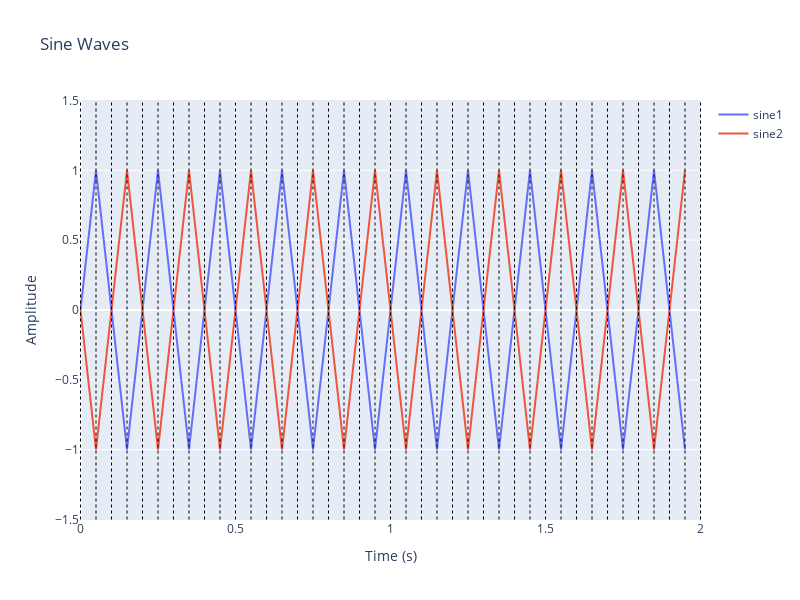
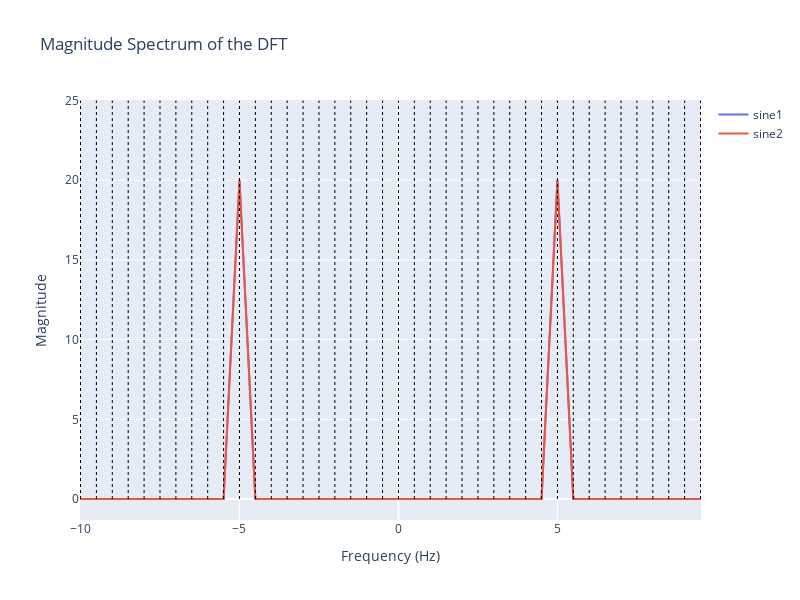
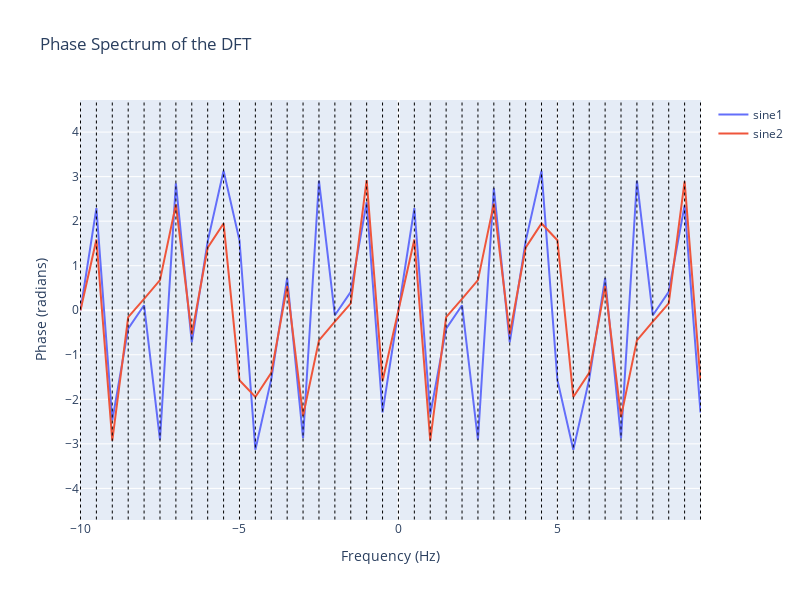

Source (notebook cell) for these figures, in order:
### Markdown cell above
config for nyquist/phase showcase: 

config = {
    'time': {'n': 0.05, 't_max': 2.0},
    'waveforms': {'selected': ['sine1', 'sine2', 'sum']},
    'sine1': {'amp': 1.0, 'freq': 5, 'phase': 0*np.pi/2},
    'sine2': {'amp': 1.0, 'freq': 15, 'phase': 0*np.pi/2},
    'modulation': {'index_am': 1, 'index_fm': 1},
    'window': {'apply': False, 'type': 'blackman'},
    'overlay': {'dotted_lines': False}
}

### Code cell
import numpy as np
import plotly.graph_objects as go
from waveform_utils import generate_waveforms, apply_window_to_waveforms, plot_waveforms

# Configuration
config = {
    # Time step
    'n': 0.05, 
    
    # Maximum time
    't_max': 2.0, 
    
    # Waveforms to show as list: 'sine1', 'sine2', 'am', 'fm', 'sum', 'comb'
    'selected_waveforms': ['sine1', 'sine2'],
    
    # Parameters for sine wave 1: amp, freq, phase
    'amp1': 1.0, 'freq1': 5, 'phase1': 0*np.pi/2,
    
    # Parameters for sine wave 2: amp, freq, phase
    'amp2': 1.0, 'freq2': 15, 'phase2': 0*np.pi/2,
    
    # Set the modulation index for AM
    'index_am': 1,
    
    # Set the modulation index for FM
    'index_fm': 1,
    
    # Apply window function
    'apply_window': False,
    
    # Type of window function to apply. Reference here: https://docs.scipy.org/doc/scipy/reference/generated/scipy.signal.get_window.html
    'window_type': 'blackman',
    
    # Add dotted lines overlay (disable if using high SR!)
    'add_dotted_lines': True
}

waveform_data = generate_waveforms(config)

if config['apply_window']:
    waveform_data = apply_window_to_waveforms(waveform_data, config['window_type'])

plot_waveforms(waveform_data, config)

### Figure 1 — Plotly figure (JSON) as saved in the notebook; plotly's stock layout.template omitted (floating-point values rounded to 4 significant figures)
{"data": [{"mode": "lines", "name": "sine1", "type": "scatter", "x": [0, 0.05, 0.1, 0.15, 0.2, 0.25, 0.3, 0.35, 0.4, 0.45, 0.5, 0.55, 0.6, 0.65, 0.7, 0.75, 0.8, 0.85, 0.9, 0.95, 1, 1.05, 1.1, 1.15, 1.2, 1.25, 1.3, 1.35, 1.4, 1.45, 1.5, 1.55, 1.6, 1.65, 1.7, 1.75, 1.8, 1.85, 1.9, 1.95], "y": [0, 1, 1.225e-16, -1, -2.449e-16, 1, -1.409e-15, -1, -4.899e-16, 1, 6.123e-16, -1, 2.818e-15, 1, -2.695e-15, -1, -9.797e-16, 1, 1.102e-15, -1, -1.225e-15, 1, -2.206e-15, -1, 5.636e-15, 1, -1.961e-15, -1, 5.391e-15, 1, 5.39e-15, -1, -1.959e-15, 1, -1.471e-15, -1, -2.204e-15, 1, -1.226e-15, -1]}, {"mode": "lines", "name": "sine2", "type": "scatter", "x": [0, 0.05, 0.1, 0.15, 0.2, 0.25, 0.3, 0.35, 0.4, 0.45, 0.5, 0.55, 0.6, 0.65, 0.7, 0.75, 0.8, 0.85, 0.9, 0.95, 1, 1.05, 1.1, 1.15, 1.2, 1.25, 1.3, 1.35, 1.4, 1.45, 1.5, 1.55, 1.6, 1.65, 1.7, 1.75, 1.8, 1.85, 1.9, 1.95], "y": [0, -1, 3.674e-16, 1, -7.348e-16, -1, -2.451e-15, 1, -1.47e-15, -1, 5.39e-15, 1, 4.901e-15, -1, -9.81e-16, 1, -2.939e-15, -1, 6.859e-15, 1, -1.078e-14, -1, 4.886e-16, 1, 9.802e-15, -1, 8.329e-15, 1, 1.962e-15, -1, 3.038e-14, 1, -5.878e-15, -1, 9.798e-15, 1, -1.372e-14, -1, 1.764e-14, 1]}], "layout": {"autosize": false, "height": 600, "shapes": [{"line": {"color": "Black", "dash": "dot", "width": 1}, "type": "line", "x0": 0, "x1": 0, "y0": -1.5, "y1": 1.5}, {"line": {"color": "Black", "dash": "dot", "width": 1}, "type": "line", "x0": 0.05, "x1": 0.05, "y0": -1.5, "y1": 1.5}, {"line": {"color": "Black", "dash": "dot", "width": 1}, "type": "line", "x0": 0.1, "x1": 0.1, "y0": -1.5, "y1": 1.5}, {"line": {"color": "Black", "dash": "dot", "width": 1}, "type": "line", "x0": 0.15, "x1": 0.15, "y0": -1.5, "y1": 1.5}, {"line": {"color": "Black", "dash": "dot", "width": 1}, "type": "line", "x0": 0.2, "x1": 0.2, "y0": -1.5, "y1": 1.5}, {"line": {"color": "Black", "dash": "dot", "width": 1}, "type": "line", "x0": 0.25, "x1": 0.25, "y0": -1.5, "y1": 1.5}, {"line": {"color": "Black", "dash": "dot", "width": 1}, "type": "line", "x0": 0.3, "x1": 0.3, "y0": -1.5, "y1": 1.5}, {"line": {"color": "Black", "dash": "dot", "width": 1}, "type": "line", "x0": 0.35, "x1": 0.35, "y0": -1.5, "y1": 1.5}, {"line": {"color": "Black", "dash": "dot", "width": 1}, "type": "line", "x0": 0.4, "x1": 0.4, "y0": -1.5, "y1": 1.5}, {"line": {"color": "Black", "dash": "dot", "width": 1}, "type": "line", "x0": 0.45, "x1": 0.45, "y0": -1.5, "y1": 1.5}, {"line": {"color": "Black", "dash": "dot", "width": 1}, "type": "line", "x0": 0.5, "x1": 0.5, "y0": -1.5, "y1": 1.5}, {"line": {"color": "Black", "dash": "dot", "width": 1}, "type": "line", "x0": 0.55, "x1": 0.55, "y0": -1.5, "y1": 1.5}, {"line": {"color": "Black", "dash": "dot", "width": 1}, "type": "line", "x0": 0.6, "x1": 0.6, "y0": -1.5, "y1": 1.5}, {"line": {"color": "Black", "dash": "dot", "width": 1}, "type": "line", "x0": 0.65, "x1": 0.65, "y0": -1.5, "y1": 1.5}, {"line": {"color": "Black", "dash": "dot", "width": 1}, "type": "line", "x0": 0.7, "x1": 0.7, "y0": -1.5, "y1": 1.5}, {"line": {"color": "Black", "dash": "dot", "width": 1}, "type": "line", "x0": 0.75, "x1": 0.75, "y0": -1.5, "y1": 1.5}, {"line": {"color": "Black", "dash": "dot", "width": 1}, "type": "line", "x0": 0.8, "x1": 0.8, "y0": -1.5, "y1": 1.5}, {"line": {"color": "Black", "dash": "dot", "width": 1}, "type": "line", "x0": 0.85, "x1": 0.85, "y0": -1.5, "y1": 1.5}, {"line": {"color": "Black", "dash": "dot", "width": 1}, "type": "line", "x0": 0.9, "x1": 0.9, "y0": -1.5, "y1": 1.5}, {"line": {"color": "Black", "dash": "dot", "width": 1}, "type": "line", "x0": 0.95, "x1": 0.95, "y0": -1.5, "y1": 1.5}, {"line": {"color": "Black", "dash": "dot", "width": 1}, "type": "line", "x0": 1, "x1": 1, "y0": -1.5, "y1": 1.5}, {"line": {"color": "Black", "dash": "dot", "width": 1}, "type": "line", "x0": 1.05, "x1": 1.05, "y0": -1.5, "y1": 1.5}, {"line": {"color": "Black", "dash": "dot", "width": 1}, "type": "line", "x0": 1.1, "x1": 1.1, "y0": -1.5, "y1": 1.5}, {"line": {"color": "Black", "dash": "dot", "width": 1}, "type": "line", "x0": 1.15, "x1": 1.15, "y0": -1.5, "y1": 1.5}, {"line": {"color": "Black", "dash": "dot", "width": 1}, "type": "line", "x0": 1.2, "x1": 1.2, "y0": -1.5, "y1": 1.5}, {"line": {"color": "Black", "dash": "dot", "width": 1}, "type": "line", "x0": 1.25, "x1": 1.25, "y0": -1.5, "y1": 1.5}, {"line": {"color": "Black", "dash": "dot", "width": 1}, "type": "line", "x0": 1.3, "x1": 1.3, "y0": -1.5, "y1": 1.5}, {"line": {"color": "Black", "dash": "dot", "width": 1}, "type": "line", "x0": 1.35, "x1": 1.35, "y0": -1.5, "y1": 1.5}, {"line": {"color": "Black", "dash": "dot", "width": 1}, "type": "line", "x0": 1.4, "x1": 1.4, "y0": -1.5, "y1": 1.5}, {"line": {"color": "Black", "dash": "dot", "width": 1}, "type": "line", "x0": 1.45, "x1": 1.45, "y0": -1.5, "y1": 1.5}, {"line": {"color": "Black", "dash": "dot", "width": 1}, "type": "line", "x0": 1.5, "x1": 1.5, "y0": -1.5, "y1": 1.5}, {"line": {"color": "Black", "dash": "dot", "width": 1}, "type": "line", "x0": 1.55, "x1": 1.55, "y0": -1.5, "y1": 1.5}, {"line": {"color": "Black", "dash": "dot", "width": 1}, "type": "line", "x0": 1.6, "x1": 1.6, "y0": -1.5, "y1": 1.5}, {"line": {"color": "Black", "dash": "dot", "width": 1}, "type": "line", "x0": 1.65, "x1": 1.65, "y0": -1.5, "y1": 1.5}, {"line": {"color": "Black", "dash": "dot", "width": 1}, "type": "line", "x0": 1.7, "x1": 1.7, "y0": -1.5, "y1": 1.5}, {"line": {"color": "Black", "dash": "dot", "width": 1}, "type": "line", "x0": 1.75, "x1": 1.75, "y0": -1.5, "y1": 1.5}, {"line": {"color": "Black", "dash": "dot", "width": 1}, "type": "line", "x0": 1.8, "x1": 1.8, "y0": -1.5, "y1": 1.5}, {"line": {"color": "Black", "dash": "dot", "width": 1}, "type": "line", "x0": 1.85, "x1": 1.85, "y0": -1.5, "y1": 1.5}, {"line": {"color": "Black", "dash": "dot", "width": 1}, "type": "line", "x0": 1.9, "x1": 1.9, "y0": -1.5, "y1": 1.5}, {"line": {"color": "Black", "dash": "dot", "width": 1}, "type": "line", "x0": 1.95, "x1": 1.95, "y0": -1.5, "y1": 1.5}, {"line": {"color": "Black", "dash": "dot", "width": 1}, "type": "line", "x0": 2, "x1": 2, "y0": -1.5, "y1": 1.5}], "title": {"text": "Sine Waves"}, "width": 800, "xaxis": {"autorange": true, "range": [-0.001637, 2.002], "title": {"text": "Time (s)"}, "type": "linear"}, "yaxis": {"autorange": true, "range": [-1.504, 1.504], "title": {"text": "Amplitude"}, "type": "linear"}}}

### Figure 2 — Plotly figure (JSON) as saved in the notebook; plotly's stock layout.template omitted (floating-point values rounded to 4 significant figures)
{"data": [{"mode": "lines", "name": "sine1", "type": "scatter", "x": [-10, -9.5, -9, -8.5, -8, -7.5, -7, -6.5, -6, -5.5, -5, -4.5, -4, -3.5, -3, -2.5, -2, -1.5, -1, -0.5, 0, 0.5, 1, 1.5, 2, 2.5, 3, 3.5, 4, 4.5, 5, 5.5, 6, 6.5, 7, 7.5, 8, 8.5, 9, 9.5], "y": [3.001e-15, 1.023e-14, 1.431e-14, 1.131e-14, 1.025e-14, 2.393e-15, 1.306e-14, 1.831e-14, 1.093e-14, 8.862e-15, 20, 8.862e-15, 1.093e-14, 1.831e-14, 1.345e-14, 2.393e-15, 1.025e-14, 1.131e-14, 1.385e-14, 1.023e-14, 3.001e-15, 1.023e-14, 1.485e-14, 1.131e-14, 1.025e-14, 2.393e-15, 1.364e-14, 1.831e-14, 1.093e-14, 8.862e-15, 20, 8.862e-15, 1.093e-14, 1.831e-14, 1.272e-14, 2.393e-15, 1.025e-14, 1.131e-14, 1.535e-14, 1.023e-14]}, {"mode": "lines", "name": "sine2", "type": "scatter", "x": [-10, -9.5, -9, -8.5, -8, -7.5, -7, -6.5, -6, -5.5, -5, -4.5, -4, -3.5, -3, -2.5, -2, -1.5, -1, -0.5, 0, 0.5, 1, 1.5, 2, 2.5, 3, 3.5, 4, 4.5, 5, 5.5, 6, 6.5, 7, 7.5, 8, 8.5, 9, 9.5], "y": [5.696e-14, 3.868e-14, 3.325e-14, 3.554e-14, 2.783e-14, 2.292e-14, 5.024e-14, 2.637e-14, 4.261e-14, 5.694e-14, 20, 5.694e-14, 4.261e-14, 2.637e-14, 5.092e-14, 2.292e-14, 2.783e-14, 3.554e-14, 3.345e-14, 3.868e-14, 5.696e-14, 3.868e-14, 3.354e-14, 3.554e-14, 2.783e-14, 2.292e-14, 4.959e-14, 2.637e-14, 4.261e-14, 5.694e-14, 20, 5.694e-14, 4.261e-14, 2.637e-14, 4.939e-14, 2.292e-14, 2.783e-14, 3.554e-14, 3.354e-14, 3.868e-14]}], "layout": {"autosize": false, "height": 600, "shapes": [{"line": {"color": "Black", "dash": "dot", "width": 1}, "type": "line", "x0": -10, "x1": -10, "y0": 0, "y1": 25}, {"line": {"color": "Black", "dash": "dot", "width": 1}, "type": "line", "x0": -9.5, "x1": -9.5, "y0": 0, "y1": 25}, {"line": {"color": "Black", "dash": "dot", "width": 1}, "type": "line", "x0": -9, "x1": -9, "y0": 0, "y1": 25}, {"line": {"color": "Black", "dash": "dot", "width": 1}, "type": "line", "x0": -8.5, "x1": -8.5, "y0": 0, "y1": 25}, {"line": {"color": "Black", "dash": "dot", "width": 1}, "type": "line", "x0": -8, "x1": -8, "y0": 0, "y1": 25}, {"line": {"color": "Black", "dash": "dot", "width": 1}, "type": "line", "x0": -7.5, "x1": -7.5, "y0": 0, "y1": 25}, {"line": {"color": "Black", "dash": "dot", "width": 1}, "type": "line", "x0": -7, "x1": -7, "y0": 0, "y1": 25}, {"line": {"color": "Black", "dash": "dot", "width": 1}, "type": "line", "x0": -6.5, "x1": -6.5, "y0": 0, "y1": 25}, {"line": {"color": "Black", "dash": "dot", "width": 1}, "type": "line", "x0": -6, "x1": -6, "y0": 0, "y1": 25}, {"line": {"color": "Black", "dash": "dot", "width": 1}, "type": "line", "x0": -5.5, "x1": -5.5, "y0": 0, "y1": 25}, {"line": {"color": "Black", "dash": "dot", "width": 1}, "type": "line", "x0": -5, "x1": -5, "y0": 0, "y1": 25}, {"line": {"color": "Black", "dash": "dot", "width": 1}, "type": "line", "x0": -4.5, "x1": -4.5, "y0": 0, "y1": 25}, {"line": {"color": "Black", "dash": "dot", "width": 1}, "type": "line", "x0": -4, "x1": -4, "y0": 0, "y1": 25}, {"line": {"color": "Black", "dash": "dot", "width": 1}, "type": "line", "x0": -3.5, "x1": -3.5, "y0": 0, "y1": 25}, {"line": {"color": "Black", "dash": "dot", "width": 1}, "type": "line", "x0": -3, "x1": -3, "y0": 0, "y1": 25}, {"line": {"color": "Black", "dash": "dot", "width": 1}, "type": "line", "x0": -2.5, "x1": -2.5, "y0": 0, "y1": 25}, {"line": {"color": "Black", "dash": "dot", "width": 1}, "type": "line", "x0": -2, "x1": -2, "y0": 0, "y1": 25}, {"line": {"color": "Black", "dash": "dot", "width": 1}, "type": "line", "x0": -1.5, "x1": -1.5, "y0": 0, "y1": 25}, {"line": {"color": "Black", "dash": "dot", "width": 1}, "type": "line", "x0": -1, "x1": -1, "y0": 0, "y1": 25}, {"line": {"color": "Black", "dash": "dot", "width": 1}, "type": "line", "x0": -0.5, "x1": -0.5, "y0": 0, "y1": 25}, {"line": {"color": "Black", "dash": "dot", "width": 1}, "type": "line", "x0": 0, "x1": 0, "y0": 0, "y1": 25}, {"line": {"color": "Black", "dash": "dot", "width": 1}, "type": "line", "x0": 0.5, "x1": 0.5, "y0": 0, "y1": 25}, {"line": {"color": "Black", "dash": "dot", "width": 1}, "type": "line", "x0": 1, "x1": 1, "y0": 0, "y1": 25}, {"line": {"color": "Black", "dash": "dot", "width": 1}, "type": "line", "x0": 1.5, "x1": 1.5, "y0": 0, "y1": 25}, {"line": {"color": "Black", "dash": "dot", "width": 1}, "type": "line", "x0": 2, "x1": 2, "y0": 0, "y1": 25}, {"line": {"color": "Black", "dash": "dot", "width": 1}, "type": "line", "x0": 2.5, "x1": 2.5, "y0": 0, "y1": 25}, {"line": {"color": "Black", "dash": "dot", "width": 1}, "type": "line", "x0": 3, "x1": 3, "y0": 0, "y1": 25}, {"line": {"color": "Black", "dash": "dot", "width": 1}, "type": "line", "x0": 3.5, "x1": 3.5, "y0": 0, "y1": 25}, {"line": {"color": "Black", "dash": "dot", "width": 1}, "type": "line", "x0": 4, "x1": 4, "y0": 0, "y1": 25}, {"line": {"color": "Black", "dash": "dot", "width": 1}, "type": "line", "x0": 4.5, "x1": 4.5, "y0": 0, "y1": 25}, {"line": {"color": "Black", "dash": "dot", "width": 1}, "type": "line", "x0": 5, "x1": 5, "y0": 0, "y1": 25}, {"line": {"color": "Black", "dash": "dot", "width": 1}, "type": "line", "x0": 5.5, "x1": 5.5, "y0": 0, "y1": 25}, {"line": {"color": "Black", "dash": "dot", "width": 1}, "type": "line", "x0": 6, "x1": 6, "y0": 0, "y1": 25}, {"line": {"color": "Black", "dash": "dot", "width": 1}, "type": "line", "x0": 6.5, "x1": 6.5, "y0": 0, "y1": 25}, {"line": {"color": "Black", "dash": "dot", "width": 1}, "type": "line", "x0": 7, "x1": 7, "y0": 0, "y1": 25}, {"line": {"color": "Black", "dash": "dot", "width": 1}, "type": "line", "x0": 7.5, "x1": 7.5, "y0": 0, "y1": 25}, {"line": {"color": "Black", "dash": "dot", "width": 1}, "type": "line", "x0": 8, "x1": 8, "y0": 0, "y1": 25}, {"line": {"color": "Black", "dash": "dot", "width": 1}, "type": "line", "x0": 8.5, "x1": 8.5, "y0": 0, "y1": 25}, {"line": {"color": "Black", "dash": "dot", "width": 1}, "type": "line", "x0": 9, "x1": 9, "y0": 0, "y1": 25}, {"line": {"color": "Black", "dash": "dot", "width": 1}, "type": "line", "x0": 9.5, "x1": 9.5, "y0": 0, "y1": 25}], "title": {"text": "Magnitude Spectrum of the DFT"}, "width": 800, "xaxis": {"autorange": true, "range": [-10.02, 9.516], "title": {"text": "Frequency (Hz)"}, "type": "linear"}, "yaxis": {"autorange": true, "range": [-1.317, 25.03], "title": {"text": "Magnitude"}, "type": "linear"}}}

### Figure 3 — Plotly figure (JSON) as saved in the notebook; plotly's stock layout.template omitted (floating-point values rounded to 4 significant figures)
{"data": [{"mode": "lines", "name": "sine1", "type": "scatter", "x": [-10, -9.5, -9, -8.5, -8, -7.5, -7, -6.5, -6, -5.5, -5, -4.5, -4, -3.5, -3, -2.5, -2, -1.5, -1, -0.5, 0, 0.5, 1, 1.5, 2, 2.5, 3, 3.5, 4, 4.5, 5, 5.5, 6, 6.5, 7, 7.5, 8, 8.5, 9, 9.5], "y": [2.629e-16, 2.294, -2.472, -0.4146, 0.1111, -2.909, 2.848, -0.7229, 1.547, 3.131, 1.571, -3.131, -1.547, 0.7229, -2.874, 2.909, -0.1111, 0.4146, 2.424, -2.294, 0, 2.294, -2.341, -0.4146, 0.1111, -2.909, 2.74, -0.7229, 1.547, 3.131, -1.571, -3.131, -1.547, 0.7229, -2.877, 2.909, -0.1111, 0.4146, 2.354, -2.294]}, {"mode": "lines", "name": "sine2", "type": "scatter", "x": [-10, -9.5, -9, -8.5, -8, -7.5, -7, -6.5, -6, -5.5, -5, -4.5, -4, -3.5, -3, -2.5, -2, -1.5, -1, -0.5, 0, 0.5, 1, 1.5, 2, 2.5, 3, 3.5, 4, 4.5, 5, 5.5, 6, 6.5, 7, 7.5, 8, 8.5, 9, 9.5], "y": [0, 1.589, -2.926, -0.1531, 0.2555, 0.6756, 2.375, -0.5417, 1.404, 1.948, -1.571, -1.948, -1.404, 0.5417, -2.369, -0.6756, -0.2555, 0.1531, 2.921, -1.589, 0, 1.589, -2.928, -0.1531, 0.2555, 0.6756, 2.393, -0.5417, 1.404, 1.948, 1.571, -1.948, -1.404, 0.5417, -2.395, -0.6756, -0.2555, 0.1531, 2.894, -1.589]}], "layout": {"autosize": false, "height": 600, "shapes": [{"line": {"color": "Black", "dash": "dot", "width": 1}, "type": "line", "x0": -10, "x1": -10, "y0": -4.699, "y1": 4.71}, {"line": {"color": "Black", "dash": "dot", "width": 1}, "type": "line", "x0": -9.5, "x1": -9.5, "y0": -4.699, "y1": 4.71}, {"line": {"color": "Black", "dash": "dot", "width": 1}, "type": "line", "x0": -9, "x1": -9, "y0": -4.699, "y1": 4.71}, {"line": {"color": "Black", "dash": "dot", "width": 1}, "type": "line", "x0": -8.5, "x1": -8.5, "y0": -4.699, "y1": 4.71}, {"line": {"color": "Black", "dash": "dot", "width": 1}, "type": "line", "x0": -8, "x1": -8, "y0": -4.699, "y1": 4.71}, {"line": {"color": "Black", "dash": "dot", "width": 1}, "type": "line", "x0": -7.5, "x1": -7.5, "y0": -4.699, "y1": 4.71}, {"line": {"color": "Black", "dash": "dot", "width": 1}, "type": "line", "x0": -7, "x1": -7, "y0": -4.699, "y1": 4.71}, {"line": {"color": "Black", "dash": "dot", "width": 1}, "type": "line", "x0": -6.5, "x1": -6.5, "y0": -4.699, "y1": 4.71}, {"line": {"color": "Black", "dash": "dot", "width": 1}, "type": "line", "x0": -6, "x1": -6, "y0": -4.699, "y1": 4.71}, {"line": {"color": "Black", "dash": "dot", "width": 1}, "type": "line", "x0": -5.5, "x1": -5.5, "y0": -4.699, "y1": 4.71}, {"line": {"color": "Black", "dash": "dot", "width": 1}, "type": "line", "x0": -5, "x1": -5, "y0": -4.699, "y1": 4.71}, {"line": {"color": "Black", "dash": "dot", "width": 1}, "type": "line", "x0": -4.5, "x1": -4.5, "y0": -4.699, "y1": 4.71}, {"line": {"color": "Black", "dash": "dot", "width": 1}, "type": "line", "x0": -4, "x1": -4, "y0": -4.699, "y1": 4.71}, {"line": {"color": "Black", "dash": "dot", "width": 1}, "type": "line", "x0": -3.5, "x1": -3.5, "y0": -4.699, "y1": 4.71}, {"line": {"color": "Black", "dash": "dot", "width": 1}, "type": "line", "x0": -3, "x1": -3, "y0": -4.699, "y1": 4.71}, {"line": {"color": "Black", "dash": "dot", "width": 1}, "type": "line", "x0": -2.5, "x1": -2.5, "y0": -4.699, "y1": 4.71}, {"line": {"color": "Black", "dash": "dot", "width": 1}, "type": "line", "x0": -2, "x1": -2, "y0": -4.699, "y1": 4.71}, {"line": {"color": "Black", "dash": "dot", "width": 1}, "type": "line", "x0": -1.5, "x1": -1.5, "y0": -4.699, "y1": 4.71}, {"line": {"color": "Black", "dash": "dot", "width": 1}, "type": "line", "x0": -1, "x1": -1, "y0": -4.699, "y1": 4.71}, {"line": {"color": "Black", "dash": "dot", "width": 1}, "type": "line", "x0": -0.5, "x1": -0.5, "y0": -4.699, "y1": 4.71}, {"line": {"color": "Black", "dash": "dot", "width": 1}, "type": "line", "x0": 0, "x1": 0, "y0": -4.699, "y1": 4.71}, {"line": {"color": "Black", "dash": "dot", "width": 1}, "type": "line", "x0": 0.5, "x1": 0.5, "y0": -4.699, "y1": 4.71}, {"line": {"color": "Black", "dash": "dot", "width": 1}, "type": "line", "x0": 1, "x1": 1, "y0": -4.699, "y1": 4.71}, {"line": {"color": "Black", "dash": "dot", "width": 1}, "type": "line", "x0": 1.5, "x1": 1.5, "y0": -4.699, "y1": 4.71}, {"line": {"color": "Black", "dash": "dot", "width": 1}, "type": "line", "x0": 2, "x1": 2, "y0": -4.699, "y1": 4.71}, {"line": {"color": "Black", "dash": "dot", "width": 1}, "type": "line", "x0": 2.5, "x1": 2.5, "y0": -4.699, "y1": 4.71}, {"line": {"color": "Black", "dash": "dot", "width": 1}, "type": "line", "x0": 3, "x1": 3, "y0": -4.699, "y1": 4.71}, {"line": {"color": "Black", "dash": "dot", "width": 1}, "type": "line", "x0": 3.5, "x1": 3.5, "y0": -4.699, "y1": 4.71}, {"line": {"color": "Black", "dash": "dot", "width": 1}, "type": "line", "x0": 4, "x1": 4, "y0": -4.699, "y1": 4.71}, {"line": {"color": "Black", "dash": "dot", "width": 1}, "type": "line", "x0": 4.5, "x1": 4.5, "y0": -4.699, "y1": 4.71}, {"line": {"color": "Black", "dash": "dot", "width": 1}, "type": "line", "x0": 5, "x1": 5, "y0": -4.699, "y1": 4.71}, {"line": {"color": "Black", "dash": "dot", "width": 1}, "type": "line", "x0": 5.5, "x1": 5.5, "y0": -4.699, "y1": 4.71}, {"line": {"color": "Black", "dash": "dot", "width": 1}, "type": "line", "x0": 6, "x1": 6, "y0": -4.699, "y1": 4.71}, {"line": {"color": "Black", "dash": "dot", "width": 1}, "type": "line", "x0": 6.5, "x1": 6.5, "y0": -4.699, "y1": 4.71}, {"line": {"color": "Black", "dash": "dot", "width": 1}, "type": "line", "x0": 7, "x1": 7, "y0": -4.699, "y1": 4.71}, {"line": {"color": "Black", "dash": "dot", "width": 1}, "type": "line", "x0": 7.5, "x1": 7.5, "y0": -4.699, "y1": 4.71}, {"line": {"color": "Black", "dash": "dot", "width": 1}, "type": "line", "x0": 8, "x1": 8, "y0": -4.699, "y1": 4.71}, {"line": {"color": "Black", "dash": "dot", "width": 1}, "type": "line", "x0": 8.5, "x1": 8.5, "y0": -4.699, "y1": 4.71}, {"line": {"color": "Black", "dash": "dot", "width": 1}, "type": "line", "x0": 9, "x1": 9, "y0": -4.699, "y1": 4.71}, {"line": {"color": "Black", "dash": "dot", "width": 1}, "type": "line", "x0": 9.5, "x1": 9.5, "y0": -4.699, "y1": 4.71}], "title": {"text": "Phase Spectrum of the DFT"}, "width": 800, "xaxis": {"autorange": true, "range": [-10.02, 9.516], "title": {"text": "Frequency (Hz)"}, "type": "linear"}, "yaxis": {"autorange": true, "range": [-4.71, 4.721], "title": {"text": "Phase (radians)"}, "type": "linear"}}}
